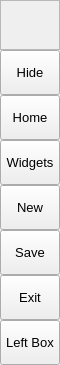
        <widget class="QFrame" name="leftMenuBg">
         <property name="minimumSize">
          <size>
           <width>60</width>
           <height>0</height>
          </size>
         </property>
         <property name="maximumSize">
          <size>
           <width>60</width>
           <height>16777215</height>
          </size>
         </property>
         <property name="frameShape">
          <enum>QFrame::NoFrame</enum>
         </property>
         <property name="frameShadow">
          <enum>QFrame::Raised</enum>
         </property>
         <layout class="QVBoxLayout" name="verticalLayout_3">
          <property name="spacing">
           <number>0</number>
          </property>
          <property name="leftMargin">
           <number>0</number>
          </property>
          <property name="topMargin">
           <number>0</number>
          </property>
          <property name="rightMargin">
           <number>0</number>
          </property>
          <property name="bottomMargin">
           <number>0</number>
          </property>
          <item>
           <widget class="QFrame" name="topLogoInfo">
            <property name="minimumSize">
             <size>
              <width>0</width>
              <height>50</height>
             </size>
            </property>
            <property name="maximumSize">
             <size>
              <width>16777215</width>
              <height>50</height>
             </size>
            </property>
            <property name="frameShape">
             <enum>QFrame::StyledPanel</enum>
            </property>
            <property name="frameShadow">
             <enum>QFrame::Raised</enum>
            </property>
            <widget class="QFrame" name="topLogo">
             <property name="geometry">
              <rect>
               <x>10</x>
               <y>5</y>
               <width>42</width>
               <height>42</height>
              </rect>
             </property>
             <property name="minimumSize">
              <size>
               <width>42</width>
               <height>42</height>
              </size>
             </property>
             <property name="maximumSize">
              <size>
               <width>42</width>
               <height>42</height>
              </size>
             </property>
             <property name="frameShape">
              <enum>QFrame::NoFrame</enum>
             </property>
             <property name="frameShadow">
              <enum>QFrame::Raised</enum>
             </property>
            </widget>
            <widget class="QLabel" name="titleLeftApp">
             <property name="geometry">
              <rect>
               <x>70</x>
               <y>8</y>
               <width>160</width>
               <height>20</height>
              </rect>
             </property>
             <property name="font">
              <font>
               <family>Segoe UI Semibold</family>
               <pointsize>12</pointsize>
               <weight>7</weight>
               <italic>false</italic>
               <bold>false</bold>
              </font>
             </property>
             <property name="text">
              <string>PyDracula</string>
             </property>
             <property name="alignment">
              <set>Qt::AlignLeading|Qt::AlignLeft|Qt::AlignTop</set>
             </property>
            </widget>
            <widget class="QLabel" name="titleLeftDescription">
             <property name="geometry">
              <rect>
               <x>70</x>
               <y>27</y>
               <width>160</width>
               <height>16</height>
              </rect>
             </property>
             <property name="maximumSize">
              <size>
               <width>16777215</width>
               <height>16</height>
              </size>
             </property>
             <property name="font">
              <font>
               <family>Segoe UI</family>
               <pointsize>8</pointsize>
               <weight>50</weight>
               <italic>false</italic>
               <bold>false</bold>
              </font>
             </property>
             <property name="text">
              <string>Modern GUI / Flat Style</string>
             </property>
             <property name="alignment">
              <set>Qt::AlignLeading|Qt::AlignLeft|Qt::AlignTop</set>
             </property>
            </widget>
           </widget>
          </item>
          <item>
           <widget class="QFrame" name="leftMenuFrame">
            <property name="frameShape">
             <enum>QFrame::NoFrame</enum>
            </property>
            <property name="frameShadow">
             <enum>QFrame::Raised</enum>
            </property>
            <layout class="QVBoxLayout" name="verticalMenuLayout">
             <property name="spacing">
              <number>0</number>
             </property>
             <property name="leftMargin">
              <number>0</number>
             </property>
             <property name="topMargin">
              <number>0</number>
             </property>
             <property name="rightMargin">
              <number>0</number>
             </property>
             <property name="bottomMargin">
              <number>0</number>
             </property>
             <item>
              <widget class="QFrame" name="toggleBox">
               <property name="maximumSize">
                <size>
                 <width>16777215</width>
                 <height>45</height>
                </size>
               </property>
               <property name="frameShape">
                <enum>QFrame::NoFrame</enum>
               </property>
               <property name="frameShadow">
                <enum>QFrame::Raised</enum>
               </property>
               <layout class="QVBoxLayout" name="verticalLayout_4">
                <property name="spacing">
                 <number>0</number>
                </property>
                <property name="leftMargin">
                 <number>0</number>
                </property>
                <property name="topMargin">
                 <number>0</number>
                </property>
                <property name="rightMargin">
                 <number>0</number>
                </property>
                <property name="bottomMargin">
                 <number>0</number>
                </property>
                <item>
                 <widget class="QPushButton" name="toggleButton">
                  <property name="sizePolicy">
                   <sizepolicy hsizetype="Expanding" vsizetype="Fixed">
                    <horstretch>0</horstretch>
                    <verstretch>0</verstretch>
                   </sizepolicy>
                  </property>
                  <property name="minimumSize">
                   <size>
                    <width>0</width>
                    <height>45</height>
                   </size>
                  </property>
                  <property name="font">
                   <font>
                    <family>Segoe UI</family>
                    <pointsize>10</pointsize>
                    <weight>50</weight>
                    <italic>false</italic>
                    <bold>false</bold>
                   </font>
                  </property>
                  <property name="cursor">
                   <cursorShape>PointingHandCursor</cursorShape>
                  </property>
                  <property name="layoutDirection">
                   <enum>Qt::LeftToRight</enum>
                  </property>
                  <property name="styleSheet">
                   <string notr="true">background-image: url(:/icons/images/icons/icon_menu.png);</string>
                  </property>
                  <property name="text">
                   <string>Hide</string>
                  </property>
                 </widget>
                </item>
               </layout>
              </widget>
             </item>
             <item alignment="Qt::AlignTop">
              <widget class="QFrame" name="topMenu">
               <property name="frameShape">
                <enum>QFrame::NoFrame</enum>
               </property>
               <property name="frameShadow">
                <enum>QFrame::Raised</enum>
               </property>
               <layout class="QVBoxLayout" name="verticalLayout_8">
                <property name="spacing">
                 <number>0</number>
                </property>
                <property name="leftMargin">
                 <number>0</number>
                </property>
                <property name="topMargin">
                 <number>0</number>
                </property>
                <property name="rightMargin">
                 <number>0</number>
                </property>
                <property name="bottomMargin">
                 <number>0</number>
                </property>
                <item>
                 <widget class="QPushButton" name="btn_home">
                  <property name="sizePolicy">
                   <sizepolicy hsizetype="Expanding" vsizetype="Fixed">
                    <horstretch>0</horstretch>
                    <verstretch>0</verstretch>
                   </sizepolicy>
                  </property>
                  <property name="minimumSize">
                   <size>
                    <width>0</width>
                    <height>45</height>
                   </size>
                  </property>
                  <property name="font">
                   <font>
                    <family>Segoe UI</family>
                    <pointsize>10</pointsize>
                    <weight>50</weight>
                    <italic>false</italic>
                    <bold>false</bold>
                   </font>
                  </property>
                  <property name="cursor">
                   <cursorShape>PointingHandCursor</cursorShape>
                  </property>
                  <property name="layoutDirection">
                   <enum>Qt::LeftToRight</enum>
                  </property>
                  <property name="styleSheet">
                   <string notr="true">background-image: url(:/icons/images/icons/cil-home.png);</string>
                  </property>
                  <property name="text">
                   <string>Home</string>
                  </property>
                 </widget>
                </item>
                <item>
                 <widget class="QPushButton" name="btn_widgets">
                  <property name="sizePolicy">
                   <sizepolicy hsizetype="Expanding" vsizetype="Fixed">
                    <horstretch>0</horstretch>
                    <verstretch>0</verstretch>
                   </sizepolicy>
                  </property>
                  <property name="minimumSize">
                   <size>
                    <width>0</width>
                    <height>45</height>
                   </size>
                  </property>
                  <property name="font">
                   <font>
                    <family>Segoe UI</family>
                    <pointsize>10</pointsize>
                    <weight>50</weight>
                    <italic>false</italic>
                    <bold>false</bold>
                   </font>
                  </property>
                  <property name="cursor">
                   <cursorShape>PointingHandCursor</cursorShape>
                  </property>
                  <property name="layoutDirection">
                   <enum>Qt::LeftToRight</enum>
                  </property>
                  <property name="styleSheet">
                   <string notr="true">background-image: url(:/icons/images/icons/cil-gamepad.png);</string>
                  </property>
                  <property name="text">
                   <string>Widgets</string>
                  </property>
                 </widget>
                </item>
                <item>
                 <widget class="QPushButton" name="btn_new">
                  <property name="sizePolicy">
                   <sizepolicy hsizetype="Expanding" vsizetype="Fixed">
                    <horstretch>0</horstretch>
                    <verstretch>0</verstretch>
                   </sizepolicy>
                  </property>
                  <property name="minimumSize">
                   <size>
                    <width>0</width>
                    <height>45</height>
                   </size>
                  </property>
                  <property name="font">
                   <font>
                    <family>Segoe UI</family>
                    <pointsize>10</pointsize>
                    <weight>50</weight>
                    <italic>false</italic>
                    <bold>false</bold>
                   </font>
                  </property>
                  <property name="cursor">
                   <cursorShape>PointingHandCursor</cursorShape>
                  </property>
                  <property name="layoutDirection">
                   <enum>Qt::LeftToRight</enum>
                  </property>
                  <property name="styleSheet">
                   <string notr="true">background-image: url(:/icons/images/icons/cil-file.png);</string>
                  </property>
                  <property name="text">
                   <string>New</string>
                  </property>
                 </widget>
                </item>
                <item>
                 <widget class="QPushButton" name="btn_save">
                  <property name="sizePolicy">
                   <sizepolicy hsizetype="Expanding" vsizetype="Fixed">
                    <horstretch>0</horstretch>
                    <verstretch>0</verstretch>
                   </sizepolicy>
                  </property>
                  <property name="minimumSize">
                   <size>
                    <width>0</width>
                    <height>45</height>
                   </size>
                  </property>
                  <property name="font">
                   <font>
                    <family>Segoe UI</family>
                    <pointsize>10</pointsize>
                    <weight>50</weight>
                    <italic>false</italic>
                    <bold>false</bold>
                   </font>
                  </property>
                  <property name="cursor">
                   <cursorShape>PointingHandCursor</cursorShape>
                  </property>
                  <property name="layoutDirection">
                   <enum>Qt::LeftToRight</enum>
                  </property>
                  <property name="styleSheet">
                   <string notr="true">background-image: url(:/icons/images/icons/cil-save.png)</string>
                  </property>
                  <property name="text">
                   <string>Save</string>
                  </property>
                 </widget>
                </item>
                <item>
                 <widget class="QPushButton" name="btn_exit">
                  <property name="sizePolicy">
                   <sizepolicy hsizetype="Expanding" vsizetype="Fixed">
                    <horstretch>0</horstretch>
                    <verstretch>0</verstretch>
                   </sizepolicy>
                  </property>
                  <property name="minimumSize">
                   <size>
                    <width>0</width>
                    <height>45</height>
                   </size>
                  </property>
                  <property name="font">
                   <font>
                    <family>Segoe UI</family>
                    <pointsize>10</pointsize>
                    <weight>50</weight>
                    <italic>false</italic>
                    <bold>false</bold>
                   </font>
                  </property>
                  <property name="cursor">
                   <cursorShape>PointingHandCursor</cursorShape>
                  </property>
                  <property name="layoutDirection">
                   <enum>Qt::LeftToRight</enum>
                  </property>
                  <property name="styleSheet">
                   <string notr="true">background-image: url(:/icons/images/icons/cil-x.png);</string>
                  </property>
                  <property name="text">
                   <string>Exit</string>
                  </property>
                 </widget>
                </item>
               </layout>
              </widget>
             </item>
             <item alignment="Qt::AlignBottom">
              <widget class="QFrame" name="bottomMenu">
               <property name="frameShape">
                <enum>QFrame::NoFrame</enum>
               </property>
               <property name="frameShadow">
                <enum>QFrame::Raised</enum>
               </property>
               <layout class="QVBoxLayout" name="verticalLayout_9">
                <property name="spacing">
                 <number>0</number>
                </property>
                <property name="leftMargin">
                 <number>0</number>
                </property>
                <property name="topMargin">
                 <number>0</number>
                </property>
                <property name="rightMargin">
                 <number>0</number>
                </property>
                <property name="bottomMargin">
                 <number>0</number>
                </property>
                <item>
                 <widget class="QPushButton" name="toggleLeftBox">
                  <property name="sizePolicy">
                   <sizepolicy hsizetype="Expanding" vsizetype="Fixed">
                    <horstretch>0</horstretch>
                    <verstretch>0</verstretch>
                   </sizepolicy>
                  </property>
                  <property name="minimumSize">
                   <size>
                    <width>0</width>
                    <height>45</height>
                   </size>
                  </property>
                  <property name="font">
                   <font>
                    <family>Segoe UI</family>
                    <pointsize>10</pointsize>
                    <weight>50</weight>
                    <italic>false</italic>
                    <bold>false</bold>
                   </font>
                  </property>
                  <property name="cursor">
                   <cursorShape>PointingHandCursor</cursorShape>
                  </property>
                  <property name="layoutDirection">
                   <enum>Qt::LeftToRight</enum>
                  </property>
                  <property name="styleSheet">
                   <string notr="true">background-image: url(:/icons/images/icons/icon_settings.png);</string>
                  </property>
                  <property name="text">
                   <string>Left Box</string>
                  </property>
                 </widget>
                </item>
               </layout>
              </widget>
             </item>
            </layout>
           </widget>
          </item>
         </layout>
        </widget>
